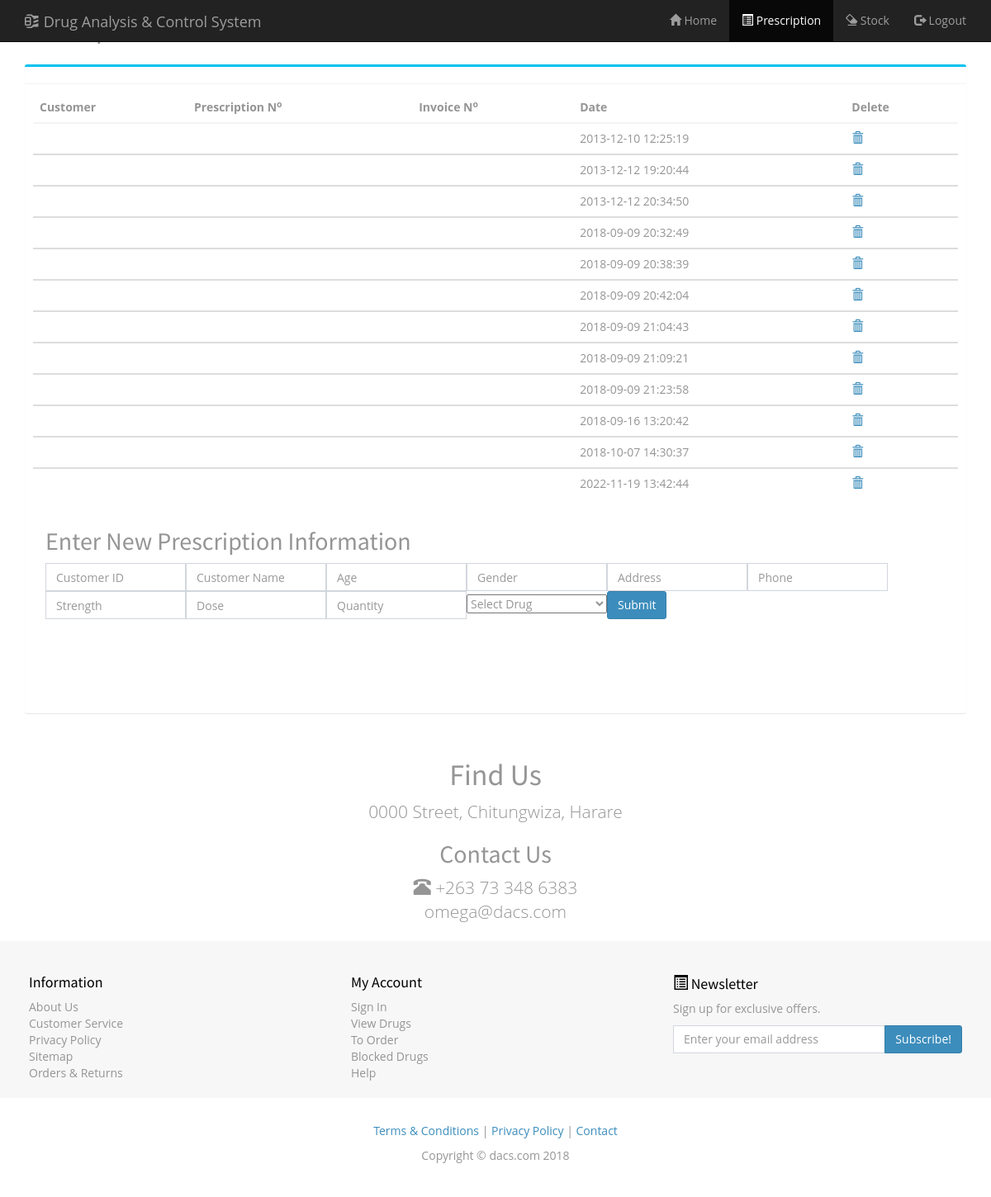
Screenshot of /old/Resources/op_2/prescription.php (signed in) with the database file from the repository.
### tables this page shows
CREATE TABLE `prescription` (
  `id` tinyint(5) NOT NULL,
  `patient_id` int(11) NOT NULL,
  `postal_address` varchar(20) NOT NULL,
  `phone` varchar(12) NOT NULL,
  `date` timestamp NOT NULL DEFAULT current_timestamp(),
  `status` int(11) NOT NULL DEFAULT 1,
  `used` int(11) NOT NULL DEFAULT 0
);

### old/Resources/op_2/prescription.php (the view, shortened to what this page needs)
<!DOCTYPE html>
<html>
<head>
<link href="css/bootstrap.min.css" rel="stylesheet">
        <link href="css/custom.css" rel="stylesheet">
<link rel="stylesheet" href="css/AdminLTE.min.css">
        <link rel="stylesheet" href="css/main.css"/>
        <link rel="stylesheet" href="css/bgimg.css"/>
        <link rel="stylesheet" href="css/bgimg-nosocial.css"/>
</head>
<body>
<div id="content">
<nav class="navbar navbar-inverse navbar-fixed-top" role="navigation">
        <div class="container">
            <div class="navbar-header">
                <a class="navbar-brand" href="home.php">
                    <span class="glyphicon glyphicon-compressed"></span>
                    Drug Analysis & Control System
                </a>
            </div>
            <div class="collapse navbar-collapse" id="navbar">
                <ul class="nav navbar-nav navbar-right">
			<li ><a href="pharmacist.php"><span class="glyphicon glyphicon-home"></span> Home</a></li>
			<li class="active"><a href="prescription.php"><span class="glyphicon glyphicon-list-alt"></span> Prescription</a></li>
			<li><a href="stock_pharmacist.php"><span class="glyphicon glyphicon-erase"></span> Stock</a></li>
			<li><a href="logout.php"><span class="glyphicon glyphicon-log-out"></span> Logout</a></li>
		</ul>
            </div>
        </div>
    </nav>
<div class="container">
	<h2>Prescription</h2>
<section class="content">
        <div class="row">
        <div class="box box-info">
        <div class="box-header with-border">
            <div class="box-tools pull-right">
                <button type="button" class="btn btn-box-tool" data-widget="collapse"><i class="fa fa-minus"></i>
                </button>
                <button type="button" class="btn btn-box-tool" data-widget="remove"><i class="fa fa-times"></i></button>
              </div>
        </div>
          <div class="box-body">
            <div class="table-responsive">
		<?php echo $message1;
       $result = mysql_query("SELECT * FROM prescription")or die(mysql_error());
        echo "<table class='table no-margin'>";
        echo "<thead><tr> <th>Customer</th><th>Prescription N<sup>o</sup></th> <th>Invoice N<sup>o</sup></th><th>Date </th><th>Delete</th></tr><thead>";
        while($row = mysql_fetch_array( $result )) {
                echo "<tbody>";
                echo '<td>' . $row['customer_name'] . '</td>';
                echo '<td>' . $row['prescription_id'] . '</td>';
				echo '<td>' . $row['invoice_id'] . '</td>';
				echo '<td>' . $row['date'] . '</td>';
				?>
				<td><a href="delete_prescription.php?prescription_id=<?php echo $row['prescription_id']?>">
				<span class="glyphicon glyphicon-trash"></span></a></td>
				<?php
		 }
        echo "</table>";
?>
        </div>
        <div id="content_2" class="content">
			<div id="table_1">
		           <h2>Enter New Prescription Information</h2>
		<form name="myform" onsubmit="return validateForm(this);" action="invoice.php" method="post" >
			<div class = "input-group"	>
				<tr><td align="left"><input name="customer_name" class="form-control" placeholder="Customer ID" id="customer_id"type="text" style="width:170px" required="required" /></td></tr>
				<tr><td align="left"><input name="customer_name" class="form-control" placeholder="Customer Name" id="customer_name"type="text" style="width:170px" required="required" /></td></tr>
				<tr><td align="left"><input name="age" class="form-control" type="text" style="width:170px" id="age" placeholder="Age"required="required" /></td></tr>
				<tr><td align="left"><input name="sex" class="form-control" type="text" style="width:170px" id="sex" required="required" placeholder="Gender"/></td></tr>
				<tr><td align="left"><input name="postal_address" class="form-control" type="text" style="width:170px" id="postal_address"placeholder="Address"required="required" /></td></tr>
				<tr><td align="left"><input name="phone" class="form-control" type="text"placeholder="Phone" id="phone" style="width:170px" required="required" /></td></tr>
				<tr><td><?php
				echo"<select  class=\"input-small\" name=\"drug_name\" style=\"width:170px\" id=\"drug_name\">";
						 echo"<option>Select Drug</option>";
		echo"</select>";?>  </td></tr>
<tr><td align="left"><input name="strength" class="form-control" type="text" style="width:170px"  id="strength"placeholder="Strength" /></td></tr>
				<tr><td align="left"><input name="dose" class="form-control" type="text" style="width:170px" id="dose" placeholder="Dose" /></td></tr>
				<tr><td align="left"><input name="quantity" class="form-control" type="text" style="width:170px" id="quantity"placeholder="Quantity"/></td></tr>
				<tr><td><input class="btn btn-primary" name="submit" type="submit" value="Submit"/></td></tr>
				</div>
		</form>
		</div>
		</div>
</section>
</div>
<footer>
        <h1 class="text-center">Find Us</h1>
            <div class="container">
                <div class="row">
                    <div class="col-sm-12 footer-info-item text-center">
                        <p class="lead">
                            0000  Street, Chitungwiza, Harare
                        </p>
                        <h2>Contact Us</h2>
                        <p class="lead"><span class="glyphicon glyphicon-phone-alt"></span> +263 73 348 6383<br>
                        omega@dacs.com</p>
                    </div>
                </div>
            </div>
        <div class="footer-info">
            <div class="container">
                <div class="row">
                    <div class="col-sm-4 footer-info-item">
                        <h3>Information</h3>
                        <ul class="list-unstyled">
                            <li><a href="#">About Us</a></li>
                            <li><a href="#">Customer Service</a></li>
                            <li><a href="#">Privacy Policy</a></li>
                            <li><a href="#">Sitemap</a></li>
                            <li><a href="#">Orders &amp; Returns</a></li>
                        </ul>
                    </div>
                    <div class="col-sm-4 footer-info-item">
                        <h3>My Account</h3>
                        <ul class="list-unstyled">
                            <li><a href="#">Sign In</a></li>
                            <li><a href="#">View Drugs</a></li>
                            <li><a href="#">To Order</a></li>
                            <li><a href="#">Blocked Drugs</a></li>
                            <li><a href="#">Help</a></li>
                        </ul>
                    </div>
                    <div class="col-sm-4 footer-info-item">
                        <h3><span class="glyphicon glyphicon-list-alt"></span> Newsletter</h3>
                        <p>Sign up for exclusive offers.</p>
                        <div class="input-group">
                            <input type="email" class="form-control" placeholder="Enter your email address">
                            <span class="input-group-btn">
                                <button class="btn btn-primary" type="button">
                                    Subscribe!
                                </button>
                            </span>
                        </div>
                    </div>
                </div>
            </div>
        </div>
        <div class="small-print">
            <div class="container">
                <p><a href="#">Terms &amp; Conditions</a> | <a href="#">Privacy Policy</a> | <a href="#">Contact</a></p>
                <p>Copyright &copy; dacs.com 2018 </p>
            </div>
        </div>
    </footer>
</div>
</body>
</html>

### old/Resources/op_2/css/custom.css (style rules this page uses)
body { padding-top: 50px; color: #959595; }
.footer-info { padding: 20px 0; background: #f7f7f7; }
.footer-info, .footer-info a:link, .footer-info a:hover, .footer-info a:focus, .footer-info a:visited { color: #959595; }
.footer-info h3 { color: black; font-size: 18px; }
.footer-info-item { padding: 0px 20px; }
footer .small-print { background-color: #fff; padding: 30px 0; text-align: center; }
a { color: orange; text-decoration: none; }
.btn-primary { color: #fff; background-color: orange; border-color: orange; }

### old/Resources/op_2/css/main.css (style rules this page uses)
body { font-family: "open sans", "segoe ui"; font-size: 14px; margin: 0; padding: 0; }
a { transition: background .3s; }

### rows the page displays
prescription: date "2013-12-10 12:25:19"
prescription: date "2013-12-12 19:20:44"
prescription: date "2013-12-12 20:34:50"
prescription: date "2018-09-09 20:32:49"
prescription: date "2018-09-09 20:38:39"
prescription: date "2018-09-09 20:42:04"
prescription: date "2018-09-09 21:04:43"
prescription: date "2018-09-09 21:09:21"
prescription: date "2018-09-09 21:23:58"
prescription: date "2018-09-16 13:20:42"
prescription: date "2018-10-07 14:30:37"
prescription: date "2022-11-19 13:42:44"
